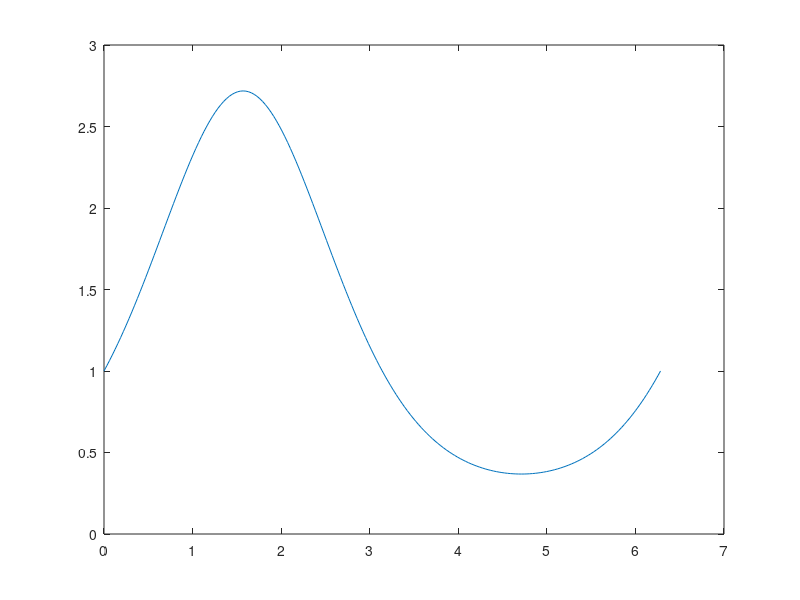

This chart was generated by the following MATLAB code: (Note: this script raises an error after producing the figure.)
    t = 0:pi/100:2*pi;
    y = exp(sin(t));
    h = plot(t,y,'YDataSource','y');
    for k = 1:0.01:10
       y = exp(sin(t.*k));
       refreshdata(h,'caller')
       drawnow
    end
    
    x=-8:0.5:8;
[XX,YY]=meshgrid(x);
r=sqrt(XX.^2+YY.^2)+eps;
Z=sin(r)./r;
surf(Z);
theAxes=axis;
fmat=moviein(1000);
for j=1:20;
surf(sin(2*pi*j/20)*Z,Z)
axis(theAxes)
fmat(:,j)=getframe;
end
movie(fmat,10)